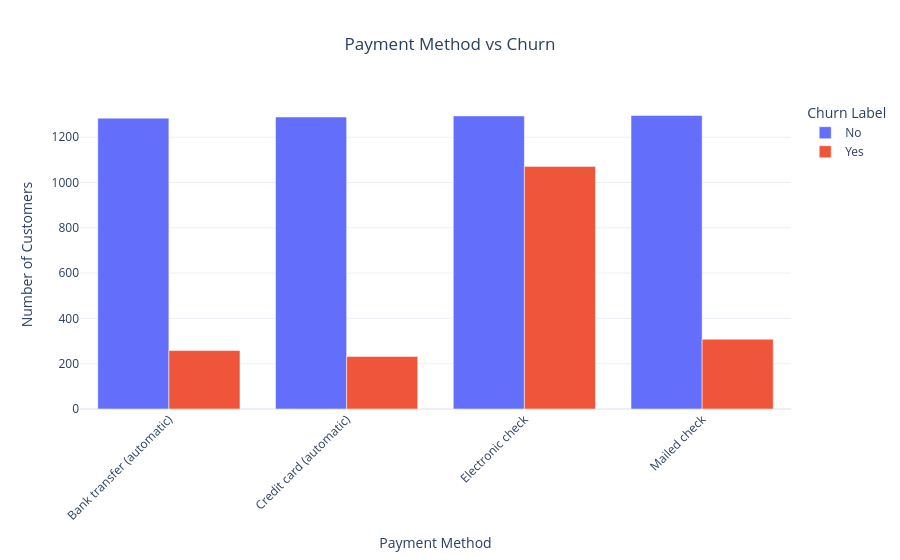

Here is the notebook cell this chart was saved with:
### Markdown cell above
### Payment Method vs Churn

### Code cell
payment_churn = df.groupby(['Payment Method', 'Churn Label']).size().reset_index(name='Count')

fig = px.bar(payment_churn, x='Payment Method', y='Count', color='Churn Label', barmode='group',
             title='Payment Method vs Churn',
             color_discrete_map={'Yes':'#ef553b', 'No':'#636efa'},
             labels={'Count': 'Number of Customers'})
             
fig.update_layout(title_x=0.5, template='plotly_white', xaxis_tickangle=-45)
fig.show()

fig.write_image('../images/payment_method_vs_churn.png', scale=2)

### Figure 1 — Plotly figure (JSON) as saved in the notebook; plotly's stock layout.template omitted (floating-point values rounded to 4 significant figures)
{"data": [{"alignmentgroup": "True", "hovertemplate": "Churn Label=No<br>Payment Method=%{x}<br>Number of Customers=%{y}<extra></extra>", "legendgroup": "No", "marker": {"color": "#636efa", "pattern": {"shape": ""}}, "name": "No", "offsetgroup": "No", "orientation": "v", "showlegend": true, "textposition": "auto", "type": "bar", "x": ["Bank transfer (automatic)", "Credit card (automatic)", "Electronic check", "Mailed check"], "xaxis": "x", "y": [1284, 1289, 1294, 1296], "yaxis": "y"}, {"alignmentgroup": "True", "hovertemplate": "Churn Label=Yes<br>Payment Method=%{x}<br>Number of Customers=%{y}<extra></extra>", "legendgroup": "Yes", "marker": {"color": "#ef553b", "pattern": {"shape": ""}}, "name": "Yes", "offsetgroup": "Yes", "orientation": "v", "showlegend": true, "textposition": "auto", "type": "bar", "x": ["Bank transfer (automatic)", "Credit card (automatic)", "Electronic check", "Mailed check"], "xaxis": "x", "y": [258, 232, 1071, 308], "yaxis": "y"}], "layout": {"barmode": "group", "legend": {"title": {"text": "Churn Label"}, "tracegroupgap": 0}, "title": {"text": "Payment Method vs Churn", "x": 0.5}, "xaxis": {"anchor": "y", "domain": [0.0, 1.0], "tickangle": -45, "title": {"text": "Payment Method"}}, "yaxis": {"anchor": "x", "domain": [0.0, 1.0], "title": {"text": "Number of Customers"}}}}
